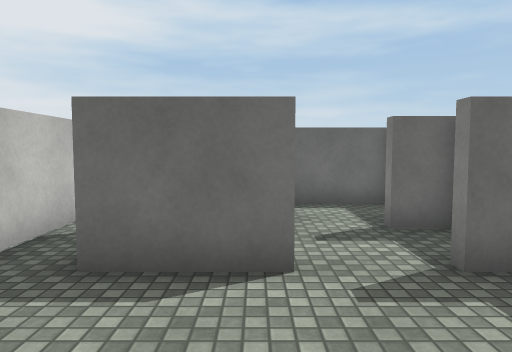
View 1 (above)

12 first-person views from a walk through a 3-D level made in the Unity game engine. The camera is 1.4 m above the floor, tilts 4° down and sees 70° across. The floor is counted in squares, 1 m on a side. Each view is taken from the middle of a square. On the plan, view 1 faces up. The plan holds only what a view shows up to about 16 squares ahead; the rest is blank. The place goes on beyond the plan. Surface patterns are stand-ins for the level's own textures.

View 2
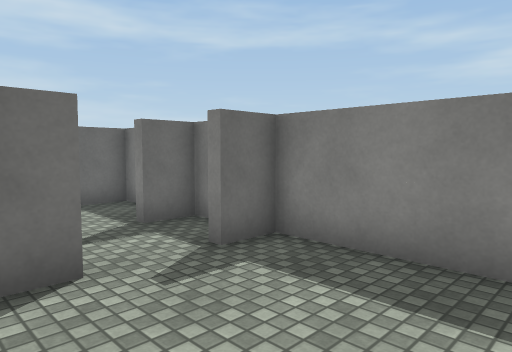

View 3
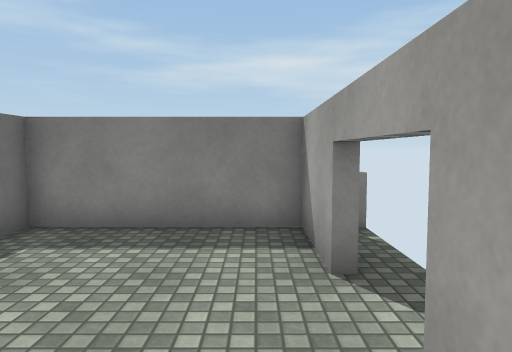

View 4
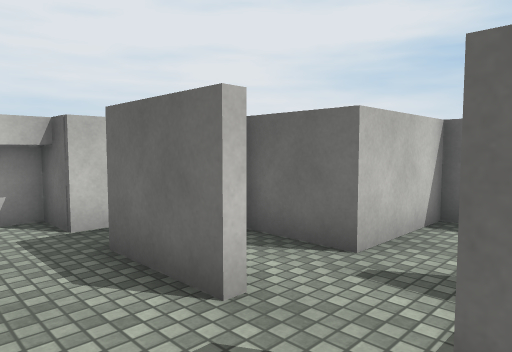

View 5
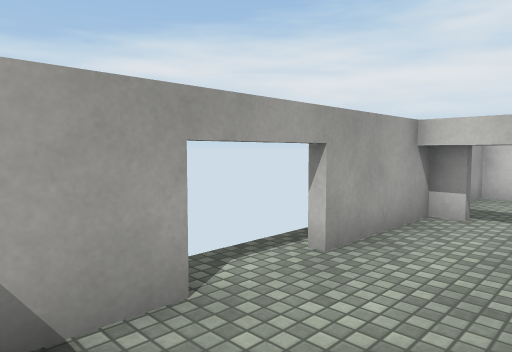

View 6
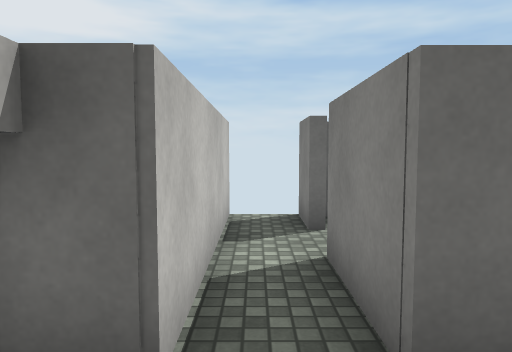

View 7
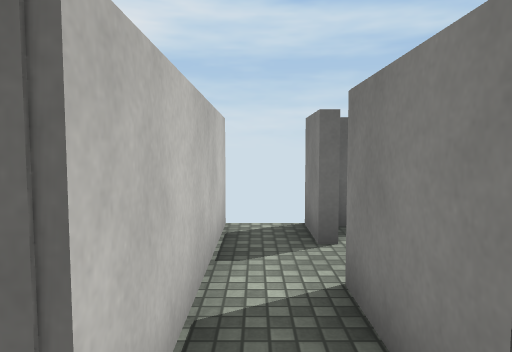

View 8
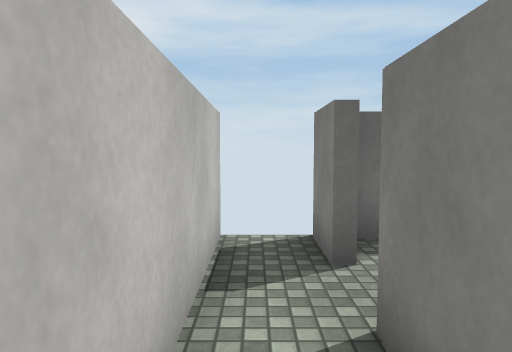

View 9
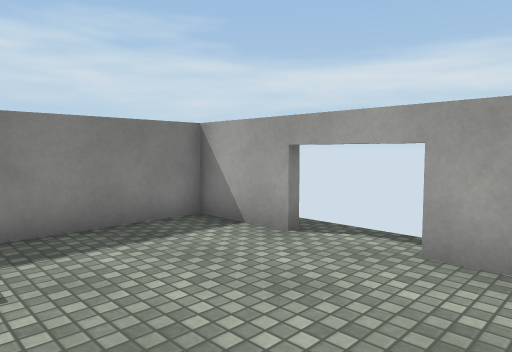

View 10
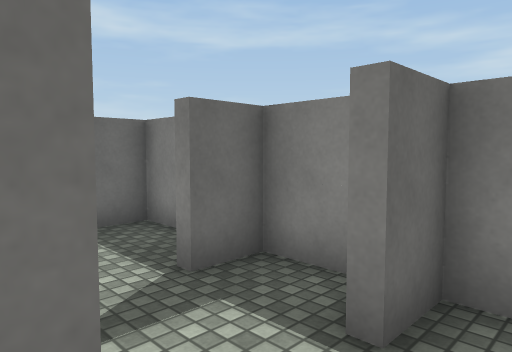

View 11
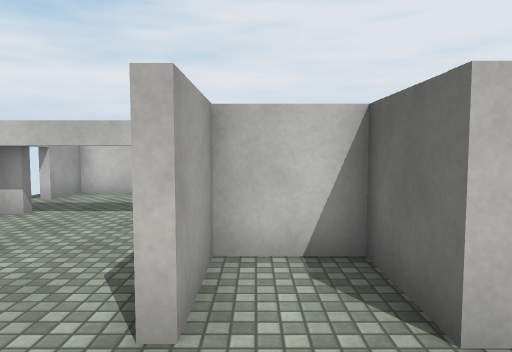

View 12
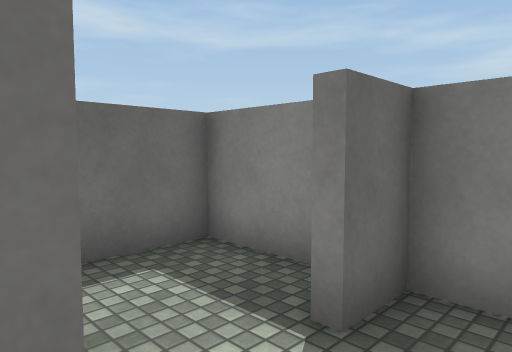

### Floor plan
Points are (right, up) in squares from view 1. A wall is a line through its corners. A room is listed if a view was taken in it or the views show most of it. See-through windows are left out.
Room 1 (views 1, 2, 3, 4, 5, 6, 7, 8, 9, 10)
walls: (0.5, 4.1) (-2.1, 4.1) (-2.1, 6.9); (-4.3, 4.1) (-4.3, -0.9) (3.6, -0.9) (3.6, 4.1) (2.4, 4.1); (-3.6, 7.5) (-3.6, 4.1)
ways out: opening at (1.5, 4) to room 2; opening at (-3, 7) to room 3
Room 2 (views 11, 12)
walls: (3.6, 7.6) (3.6, 9.7) (0.5, 9.7) (0.5, 6.5) (-1.8, 6.5) (-1.8, 4.4) (0.5, 4.4); (3.6, 5.1) (3.6, 6.5) (2.4, 6.5) (2.4, 6.9)
ways out: opening at (1.5, 4) to room 1
Room 3 (no view inside)
walls: (-2.1, 8.4) (-2.1, 10); (-1, 9.7) (-1.6, 9.7); (-3.6, 10) (-3.6, 7.5)
ways out: opening at (-3, 7) to room 1

Positions as (right, up) in squares from view 1, and headings:
1: (0, 0), facing up
2: (-1, 0), facing up-right
3: (-3, 0), facing right
4: (3, 2), facing up-left
5: (3, 2), facing down-left
6: (-3, 2), facing up
7: (-3, 3), facing up
8: (-3, 4), facing up
9: (-3, 4), facing down-right
10: (0, 3), facing up-right
11: (3, 5), facing left
12: (0, 5), facing up-right
